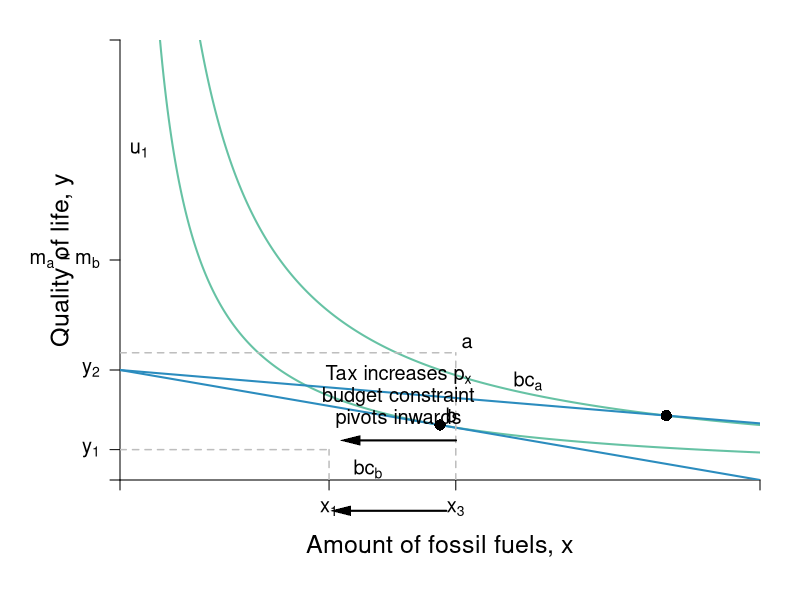
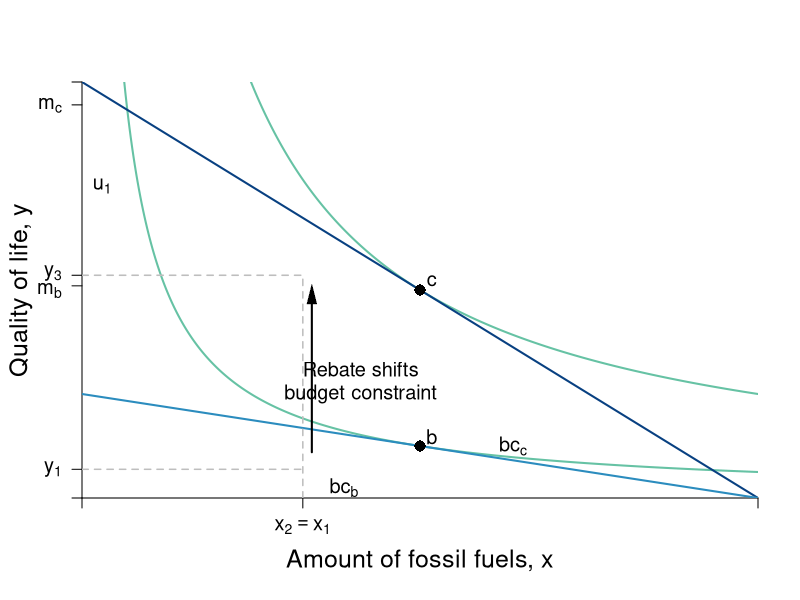

Reproduce these figures in R, in order.
#Graph Designer: Scott Cohn + Simon Halliday
#Authors: Bowles and Halliday
#Title: Coordination, Conflict and Competition: A Text in Microeconomics


# DRAFT !!
# DRAFT !!
# DRAFT !!

require(shape)

COL <- c("#7fc97f", "#beaed4", "#fdc086", "#ffff99", "#386cb0", "#f0027f", "#bf5b17", "#666666")
COLA <- c("#e0f3db", "#99d8c9","#66c2a4","#41ae76", "#238b45", "#005824")
COLB <- c("#c6dbef", "#4eb3d3", "#2b8cbe", "#0868ac","#084081")
COLC <- c("#fcfbfd", "#efedf5", "#dadaeb", "#bcbddc", "#9e9ac8", "#807dba", "#6a51a3", "#54278f", "#3f007d")

uA <- function(x, y, rmax = 3, xmax = 12) {
  y - rmax*x + (1/2)*(rmax/xmax)*x^2
}

CD <- function(x, alpha = 0.5, uA = 5, k = 1) {
  k*(uA / x^alpha)^(1/(1 - alpha))
}

bcA <- function(x, w, p) {
  w + p*x
}

xlims <- c(0, 20)
ylims <- c(0, 20)

npts <- 501 
x <- seq(xlims[1], xlims[2], length.out = npts)
y <- seq(ylims[1], ylims[2], length.out = npts) 
#a <- c(13, 16.75, 19.25)
a <- c(25.65, 23.5, 15)

# -----------------------------
# Carbon Tax 1 -- Cobb Douglas
# -----------------------------

pdf(file = "indmarketdemand/carbon_tax_CD_1.pdf", width = 9, height = 7)

#Set parameters for graphics
axislabelsize <- 1.5
labelsize <- 1.2
graphlinewidth <- 2
segmentlinewidth <- 1.5


par(mar =  c(6, 6, 2, 2))

plot(0, 0, xlim = xlims, ylim = ylims, type = "n",
     xlab = expression(paste("")),
     ylab = expression(paste("")), 
     xaxt = "n", 
     yaxt = "n", 
     cex.lab = axislabelsize, 
     bty = "n",
     xaxs="i", 
     yaxs="i")

# ticksy <- seq(from = ylims[1], to = ylims[2], by = 1)
# ylabels <- seq(from = ylims[1], to = ylims[2], by = 1)
# ticksx <- seq(from = xlims[1], to = xlims[2], by = 1)
# xlabels <- seq(from = xlims[1], to = xlims[2], by = 1)
ticksy <- c(0, 1.38, 5, 10, ylims[2])
ticksy_mod <- c(10)
ylabels_mod <- c(expression(paste(m[a] == m[b])))
ylabels <- c(NA, expression(paste(y[1])), expression(paste(y[2])), NA, NA)
ticksx <- c(0, 6.533, 10.493, xlims[2])
xlabels <- c(NA, expression(paste(x[1])), expression(paste(x[3])), NA)

axis(1, at = ticksx, pos = 0, labels = xlabels, cex.axis = labelsize)
axis(2, at = ticksy_mod, pos = 0, labels = ylabels_mod, tick = FALSE, las = 1, cex.axis = labelsize)
axis(2, at = ticksy, pos = 0, las = 1, labels = ylabels, cex.axis = labelsize)

npts <- 500 
xx1 <- seq(xlims[1], xlims[2], length.out = npts)

lines(xx1, CD(xx1), col = COLA[3], lwd = graphlinewidth)
lines(xx1, CD(xx1, k = 2), col = COLA[3], lwd = graphlinewidth)
# lines(xx1, CD(xx1, k = 6), col = COLA[3], lwd = graphlinewidth)

#lines(xx1, bcA(xx1, w = 20, p = 1), col = COLB[5], lwd = graphlinewidth)
lines(xx1, bcA(xx1, w = 5, p = ((2.929 - 5)/17.071)), col = COLB[3], lwd = graphlinewidth)
lines(xx1, bcA(xx1, w = 5, p = ((2.5 - 5)/10)), col = COLB[3], lwd = graphlinewidth)

#Label the axes
#mtext(expression(paste("Fossil fuels, ", x)), side=1, line = 2.5, cex = axislabelsize)
text(0.5*xlims[2], ylims[1] - 0.15*ylims[2], expression(paste("Amount of fossil fuels, ", x)), xpd = TRUE, cex = axislabelsize) 
text(-1.8, 0.5*ylims[2], expression(paste("Quality of life, ", y)), xpd = TRUE, cex = axislabelsize, srt = 90) 

#Label the indifference curves
#text(11.8, 1.3, expression(u[1]), cex = labelsize)


#Label the price lines
#text(8, 1.7, expression(paste(bc[1])))


#Add the contour plot for the indifference curves
#contour(x, y, 
#        outer(x, y, uA),
#        drawlabels = FALSE,
#        col = COLA[3],
#        lwd = graphlinewidth,
#        levels = a, 
#        xaxs="i", 
#        yaxs="i", 
#        add = TRUE)

#Segments for points on Offer curve
#segments(0, 10.709, 6.553, 10.709, lty = 2, col = "gray" , lwd = segmentlinewidth)
#segments(6.533, 0, 6.533, 10.709, lty = 2, col = "gray" , lwd = segmentlinewidth)
segments(0, 1.38, 6.553, 1.38, lty = 2, col = "gray" , lwd = segmentlinewidth)
segments(10.493, 0, 10.493, 5.784, lty = 2, col = "gray" , lwd = segmentlinewidth)
segments(0, 5.784, 10.493, 5.784, lty = 2, col = "gray" , lwd = segmentlinewidth)
#segments(10.5, 0, 10.5, 7.375, lty = 2, col = "gray" , lwd = segmentlinewidth)
segments(6.533, 0, 6.533, 1.38, lty = 2, col = "gray" , lwd = segmentlinewidth)

#Annotate points on offer curve mrs = p for each of p = 1, 0.5, 0.25
#Where mrs = 2 - (1/6)*x
#points(6.533, 10.709, pch = 16, col = "black", cex = 1.5)
points(17.071, 2.929, pch = 16, col = "black", cex = 1.5)
points(10, 2.5, pch = 16, col = "black", cex = 1.5)

text(10.493 + .35, 5.784 + .45, expression(paste(a)), cex = labelsize)
text(10  + .35, 2.5 + .45, expression(paste(b)), cex = labelsize)
#text(6.553 + .35, 10.709 + .45, expression(paste(c)), cex = labelsize)

text(0.6, 15, expression(paste(u[1])), cex = labelsize)
text(0.6, 21 + 2, expression(paste(u[2])), cex = labelsize)
#text(0.6, 24, expression(paste(u[3])), cex = labelsize)


text(7.75, 0.5, expression(paste(bc[b])), cex = labelsize)
text(12.75, 4.5, expression(paste(bc[a])), cex = labelsize)
#text(12.75, 2.5, expression(paste(bc[c])), cex = labelsize)

Arrows(10.5, 1.8, 7.2, 1.8, col = "black", lty = 1, lwd = 2, arr.type = "triangle", arr.lwd = 0.5)
text(8.7, 4.8, expression(paste("Tax increases ", p[x] )), cex = labelsize)
text(8.7, 3.8, expression(paste("budget constraint" )), cex = labelsize)
text(8.7, 2.8, expression(paste("pivots inwards" )), cex = labelsize)


Arrows(10.2, -1.4, 6.9, -1.4, col = "black", lty = 1, lwd = 2, arr.type = "triangle", arr.lwd = 0.5, xpd = TRUE)

#

dev.off()



# -----------------------------
# Carbon Tax 2 -- Cobb Douglas
# -----------------------------

pdf(file = "indmarketdemand/carbon_tax_CD_2.pdf", width = 9, height = 7)

plot(0, 0, xlim = xlims, ylim = ylims, type = "n",
     xlab = expression(paste("")),
     ylab = expression(paste("")), 
     xaxt = "n", 
     yaxt = "n", 
     cex.lab = axislabelsize, 
     bty = "n",
     xaxs="i", 
     yaxs="i")

# ticksy <- seq(from = ylims[1], to = ylims[2], by = 1)
# ylabels <- seq(from = ylims[1], to = ylims[2], by = 1)
# ticksx <- seq(from = xlims[1], to = xlims[2], by = 1)
# xlabels <- seq(from = xlims[1], to = xlims[2], by = 1)
ticksy <- c(0, 1.38, 10.2, 10.709, 18.9, ylims[2])
ticksy_mod <- c(10, 10.8)
ylabels_mod <- c(expression(paste(m[b])), expression(paste(y[3])))
ylabels <- c(NA, expression(paste(y[1])), NA, NA, expression(paste(m[c])), NA)
ticksx <- c(0, 6.533, xlims[2])
xlabels <- c(NA, expression(paste(x[2] == x[1])), NA)

axis(1, at = ticksx, pos = 0, labels = xlabels, cex.axis = labelsize)
axis(2, at = ticksy_mod, pos = 0, labels = ylabels_mod, tick = FALSE, las = 1, cex.axis = labelsize)
axis(2, at = ticksy, pos = 0, las = 1, labels = ylabels, cex.axis = labelsize)

npts <- 500 
xx1 <- seq(xlims[1], xlims[2], length.out = npts)

lines(xx1, CD(xx1), col = COLA[3], lwd = graphlinewidth)
# lines(xx1, CD(xx1, k = 2), col = COLA[3], lwd = graphlinewidth)
lines(xx1, CD(xx1, k = 4), col = COLA[3], lwd = graphlinewidth)

lines(xx1, bcA(xx1, w = 20, p = -1), col = COLB[5], lwd = graphlinewidth)
#lines(xx1, bcA(xx1, w = 5, p = ((2.929 - 5)/17.071)), col = COLB[3], lwd = graphlinewidth)
lines(xx1, bcA(xx1, w = 5, p = ((2.5 - 5)/10)), col = COLB[3], lwd = graphlinewidth)

#Label the axes
#mtext(expression(paste("Fossil fuels, ", x)), side=1, line = 2.5, cex = axislabelsize)
text(0.5*xlims[2], ylims[1] - 0.15*ylims[2], expression(paste("Amount of fossil fuels, ", x)), xpd = TRUE, cex = axislabelsize) 
text(-1.8, 0.5*ylims[2], expression(paste("Quality of life, ", y)), xpd = TRUE, cex = axislabelsize, srt = 90) 

#Label the indifference curves
#text(11.8, 1.3, expression(u[1]), cex = labelsize)


#Label the price lines
#text(8, 1.7, expression(paste(bc[1])))


#Add the contour plot for the indifference curves
#contour(x, y, 
#        outer(x, y, uA),
#        drawlabels = FALSE,
#        col = COLA[3],
#        lwd = graphlinewidth,
#        levels = a, 
#        xaxs="i", 
#        yaxs="i", 
#        add = TRUE)

#Segments for points on Offer curve
segments(0, 10.709, 6.553, 10.709, lty = 2, col = "gray" , lwd = segmentlinewidth)
segments(6.533, 0, 6.533, 10.709, lty = 2, col = "gray" , lwd = segmentlinewidth)
segments(0, 1.38, 6.553, 1.38, lty = 2, col = "gray" , lwd = segmentlinewidth)
# segments(10.493, 0, 10.493, 5.784, lty = 2, col = "gray" , lwd = segmentlinewidth)
# segments(0, 5.784, 10.493, 5.784, lty = 2, col = "gray" , lwd = segmentlinewidth)
#segments(10.5, 0, 10.5, 7.375, lty = 2, col = "gray" , lwd = segmentlinewidth)

#Annotate points on offer curve mrs = p for each of p = 1, 0.5, 0.25
#Where mrs = 2 - (1/6)*x
points(10, 10, pch = 16, col = "black", cex = 1.5)
#points(10.493, 5.784, pch = 16, col = "black", cex = 1.5)
points(10, 2.5, pch = 16, col = "black", cex = 1.5)

#text(10.493 + .35, 5.784 + .45, expression(paste(a)), cex = labelsize)
text(10  + .35, 2.5 + .45, expression(paste(b)), cex = labelsize)
text(10  + .35, 10 + .45, expression(paste(c)), cex = labelsize)
Arrows(6.8, 2.2, 6.8, 9.8, col = "black", lty = 1, lwd = 2, arr.type = "triangle", arr.lwd = 0.5)
text(8.25, 6.2, expression(paste("Rebate shifts" )), cex = labelsize)
text(8.25, 5, expression(paste("budget constraint" )), cex = labelsize)
#text(8.25, 4, expression(paste("increasing utility" )), cex = labelsize)


text(0.6, 15, expression(paste(u[1])), cex = labelsize)
# text(0.6, 21, expression(paste(u[2])), cex = labelsize)
text(0.6, 24, expression(paste(u[3])), cex = labelsize)


text(7.75, 0.5, expression(paste(bc[b])), cex = labelsize)
#text(12.75, 4.5, expression(paste(bc[a])), cex = labelsize)
text(12.75, 2.5, expression(paste(bc[c])), cex = labelsize)


dev.off()
